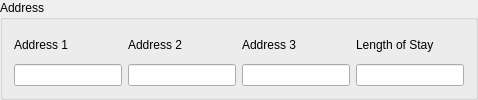
                      <widget class="QGroupBox" name="grpGAddress">
                       <property name="sizePolicy">
                        <sizepolicy hsizetype="Expanding" vsizetype="Preferred">
                         <horstretch>0</horstretch>
                         <verstretch>0</verstretch>
                        </sizepolicy>
                       </property>
                       <property name="font">
                        <font>
                         <weight>50</weight>
                         <bold>false</bold>
                        </font>
                       </property>
                       <property name="title">
                        <string>Address</string>
                       </property>
                       <layout class="QGridLayout" name="gridLayout_14">
                        <item row="0" column="0">
                         <widget class="QLabel" name="label_79">
                          <property name="text">
                           <string>Address 1</string>
                          </property>
                         </widget>
                        </item>
                        <item row="0" column="1">
                         <widget class="QLabel" name="label_80">
                          <property name="text">
                           <string>Address 2</string>
                          </property>
                         </widget>
                        </item>
                        <item row="0" column="2">
                         <widget class="QLabel" name="label_81">
                          <property name="text">
                           <string>Address 3</string>
                          </property>
                         </widget>
                        </item>
                        <item row="0" column="3">
                         <widget class="QLabel" name="label_82">
                          <property name="text">
                           <string>Length of Stay</string>
                          </property>
                         </widget>
                        </item>
                        <item row="1" column="0">
                         <widget class="QLineEdit" name="lineGAddress1">
                          <property name="enabled">
                           <bool>true</bool>
                          </property>
                         </widget>
                        </item>
                        <item row="1" column="1">
                         <widget class="QLineEdit" name="lineGAddress2">
                          <property name="enabled">
                           <bool>true</bool>
                          </property>
                         </widget>
                        </item>
                        <item row="1" column="2">
                         <widget class="QLineEdit" name="lineGAddress3">
                          <property name="enabled">
                           <bool>true</bool>
                          </property>
                         </widget>
                        </item>
                        <item row="1" column="3">
                         <widget class="QLineEdit" name="lineGPrevLengthOfStay_2">
                          <property name="enabled">
                           <bool>true</bool>
                          </property>
                         </widget>
                        </item>
                       </layout>
                      </widget>
